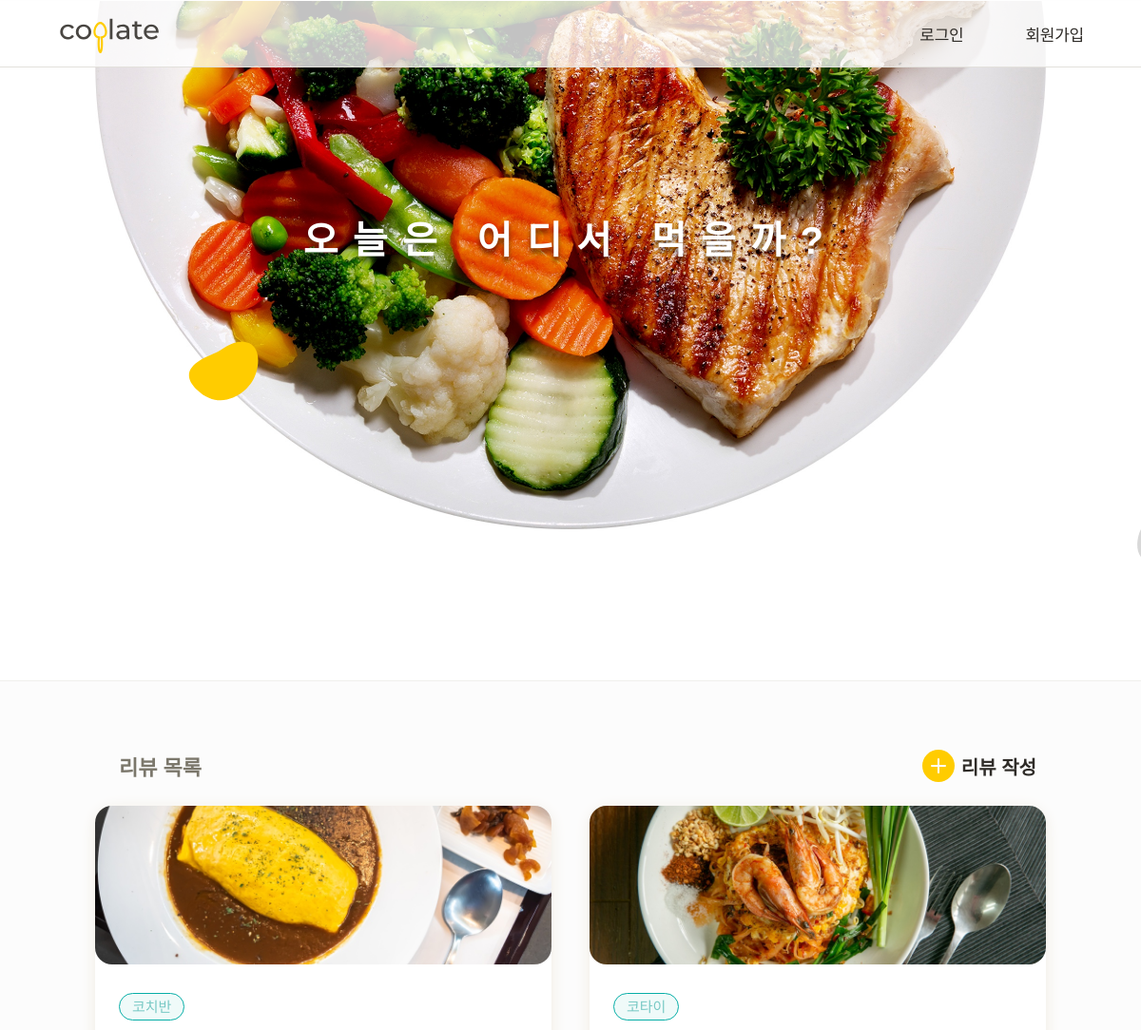
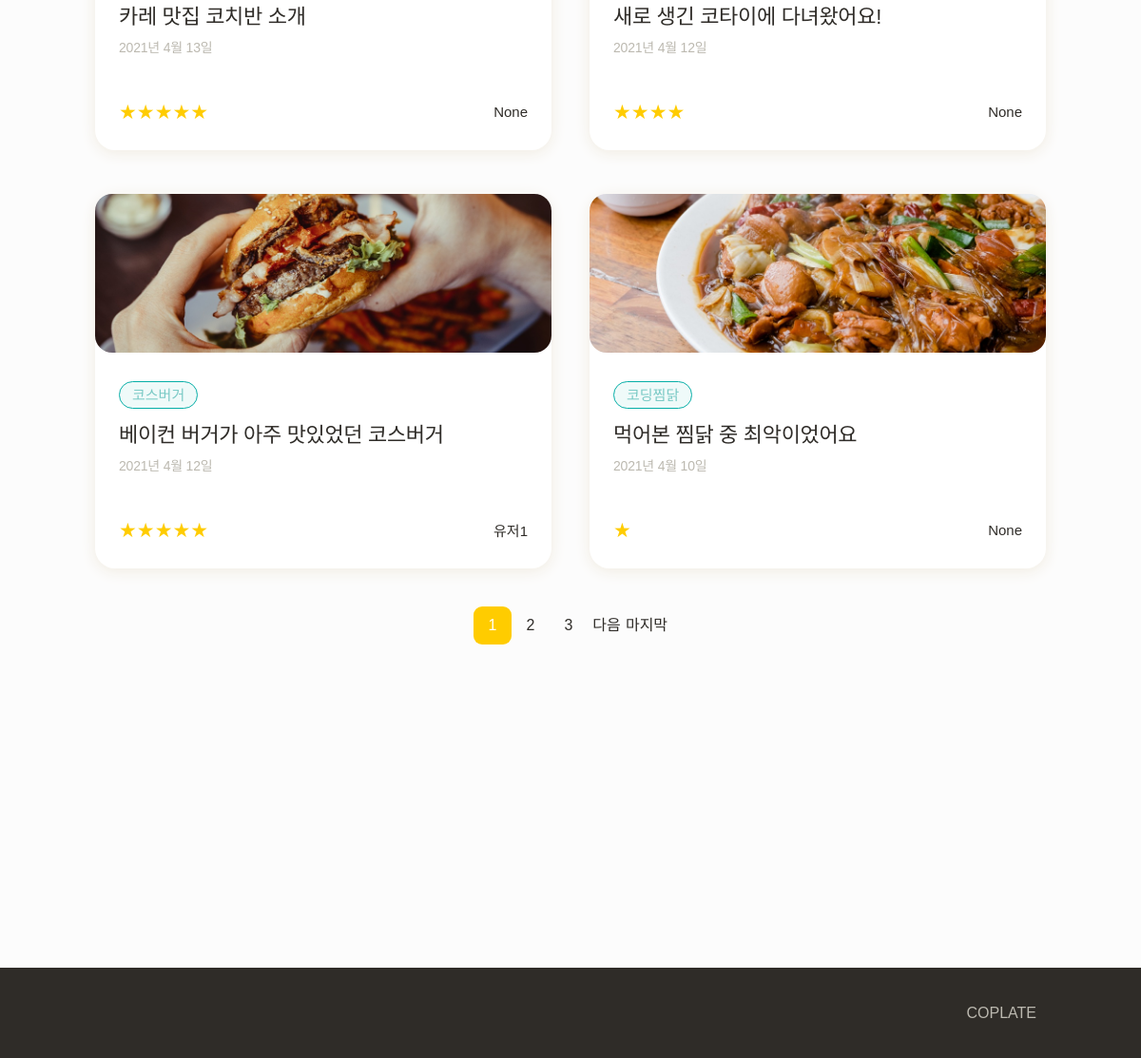
The page / on the database its author committed (2 pictures, top to bottom).
### coplate/models.py (models this page shows, shortened)
class Review(models.Model):
    title = models.CharField(max_length=30)
    restaurant_name = models.CharField(max_length=20)
    restaurant_link = models.URLField(validators=[validate_rastaurant_link])
    RATING_CHOICES = [
        (1, 1),
        (2, 2),
        (3, 3),
        (4, 4),
        (5, 5),
    ]
    rating = models.IntegerField(choices=RATING_CHOICES)
    image1 = models.ImageField(upload_to='review_pics')
    image2 = models.ImageField(upload_to='review_pics', blank=True)
    image3 = models.ImageField(upload_to='review_pics', blank=True)
    content = models.TextField()
    dt_created = models.DateTimeField(auto_now_add=True)
    dt_updated = models.DateTimeField(auto_now=True)
    author = models.ForeignKey(User, on_delete=models.CASCADE)

class User(AbstractUser):
    nickname = models.CharField(
        max_length=15,
        unique=True,
        null=True,
        validators=[validate_no_special_characters],
        error_messages={"unique": "이미 사용중인 닉네임입니다."},
    )

### coplate/views.py (the view)
# urls.py: path("", views.IndexView.as_view(), name="index"),
class IndexView(ListView):
    model = Review
    template_name = "coplate/index.html"
    context_object_name = "reviews"
    paginate_by = 4
    ordering= ['-dt_created']

### coplate/templates/coplate/index.html (shortened to what this page needs)
{% extends "coplate_base/base_with_navbar.html" %}
{% block content %}
<main class="site-body">
  <div class="main-header">
    <div class="content">
      <div class="fg"></div>
      <h1>오늘은 어디서 먹을까?</h1>
    </div>
  </div>
  <div class="content-list max-content-width">
    <div class="header">
      <h2>리뷰 목록</h2>
      <a class="cp-ic-button circle newreview" href="#">리뷰 작성</a>
    </div>
      <div class="contents">
      {% for review in reviews %}
        <a href="#">
          <section class="cp-card content">
            <div class="thumb" style="background-image: url('{{review.image1.url}}');"></div>
            <div class="body">
              <span class="cp-chip green">{{review.restaurant_name}}</span>
              <h2 class="title">{{review.title}}</h2>
              <date class="date">{{ review.dt_created|date:"Y년 n월 j일"}}</date>
              <div class="metadata">
                <div class="review-rating">
                  <span class="cp-stars">
                    {% for i in ""|ljust:review.rating%}★{%endfor%}
                  </span>
                </div>
                <div class="review-author">
                  <span>{{review.author.nickname}}</span>
                </div>
              </div>
            </div>
          </section>
        </a>
      {% empty %}
        <p class="empty">아직 리뷰가 없어요 !</p>
      {% endfor %}
      </div>
      {% if is_paginated %}
        <footer>
          <ul class="pagination">
            {% for num in page_obj.paginator.page_range %}
              {% if page_obj.number == num %}
                <li class="current">{{ num }}</li>
              {% elif num > page_obj.number|add:'-3' and num < page_obj.number|add:'3' %}
                <li><a href="?page={{ num }}">{{ num }}</a></li>
              {% endif %}
            {% endfor %}
            {% if page_obj.has_next %}
              <li><a href="?page={{ page_obj.next_page_number }}">다음</a></li>
              <li><a href="?page={{ page_obj.paginator.num_pages }}">마지막</a></li>
            {% endif %}
          </ul>
        </footer>
      {% endif %}
  </div>
</main>
{% endblock content %}

### coplate/templates/coplate_base/base_with_navbar.html (shortened to what this page needs)
{% extends "coplate_base/base.html" %}
{% load static %}
{% block header %}
<header class="site-header navbar">
  <div class="content max-width">
    <a href="#">
      <img class="logo" src="{% static 'coplate/assets/coplate-logo.svg' %}" alt="Coplate Logo">
    </a>
    <nav>
      <ul class="navbar">
        {% if user.is_authenticated %}
          <li><a href="{% url "account_logout" %}">로그아웃</a></li>
        {% else %}
          <li><a href="{% url "account_login" %}">로그인</a></li>
          <li><a href="{% url "account_signup" %}">회원가입</a></li>
        {% endif %}
      </ul>
    </nav>
  </div>
</header>
{% endblock header %}
{% block footer %}
<footer class="site-footer">
  <div class="max-content-width content">
    <div>COPLATE</div>
  </div>
</footer>
{% endblock footer %}

### coplate/templates/coplate_base/base.html (shortened to what this page needs)
{% load static %}
<!DOCTYPE html>
<html lang="en" dir="ltr">
  <head>
    <link rel="stylesheet" type="text/css" href="{% static 'coplate/styles/style.css' %}">
    <link rel="stylesheet" type="text/css" href="{% static 'coplate/styles/theme.css' %}">
  </head>
  <body>
    {% block header %}{% endblock header %}
    {% block content %}{% endblock content %}
    {% block footer %}{% endblock footer %}
  </body>
</html>

### coplate/static/coplate/styles/style.css (style rules this page uses)
:root { --border: #e3e1dc; --max-width: 1100px; --max-content-width: 1000px; --body-background: #fcfcfc; --site-header-background: rgba(255, 255, 255, 0.76); --navbar: #2f2c28; --site-footer: #bcb9b0; --site-footer-background: #2f2c28; --account-link: #ffcc00; --content-list-contet-date: #bcb9b0; --main-header-background: #fff; --main-header-height: 565px; --main-header-border: #f0efec; --main-header: #fff; --content-list-sub-heading: #7b776b; --content-list-pagination-current: #fff; --content-list-pagination-current-bg: #ffcc00; --review-detail-date: #bcb9b0; --review-detail-side-padding: 8px; --profile-header-edit: #7b776b; --file-content-border: #cccac3; --file-content-background: #fff; }
body { display: flex; min-height: 100vh; flex-direction: column; margin: 0; background-color: var(--body-background); word-break: keep-all; }
body > .site-body { flex: 1 1; }
.site-header.navbar { background-color: var(--site-header-background); border-bottom: solid 1px var(--border); position: sticky; top: 0; left: 0; right: 0; z-index: 2; }
.site-header .content, .site-footer .content { margin: 0 auto; padding: 0 10px; }
.site-header .content { display: flex; height: 70px; justify-content: space-between; align-items: center; }
.site-header .logo { width: 110px; }
ul.navbar { display: flex; margin: 0; padding: 0; list-style: none; }
ul.navbar li ~ li { margin-left: 65px; }
ul.navbar li { font-size: 17px; letter-spacing: -0.26px; color: var(--navbar); }
.site-body { width: 100%; }
.site-footer { color: var(--site-footer); background-color: var(--site-footer-background); }
.site-footer .content { display: flex; justify-content: space-between; align-items: center; min-height: 95px; }
.max-width { max-width: var(--max-width); width: 100%; }
.max-content-width { max-width: var(--max-content-width); width: 100%; }
.content-list { margin: 72px auto 340px; }
.content-list .header { display: flex; justify-content: space-between; align-items: center; margin: 25px 10px 25px 25px; }
.content-list .header h2 { font-size: 22px; color: var(--content-list-sub-heading); margin: 0; }
.content-list .contents { display: grid; grid-template-columns: repeat(2, minmax(0, 1fr)); gap: 46px 40px; }
.content-list .content { min-width: auto; }
.content-list .content .thumb { display: block; height: 167px; border-radius: 18px; background-position: center; background-size: cover; }
.content-list .content .body { padding: 30px 25px; }
.content-list .content .title { font-size: 22px; font-weight: normal; line-height: 33px; letter-spacing: -0.33px; margin: 11px 0 5px; overflow: hidden; white-space: nowrap; text-overflow: ellipsis; }
.content-list .content .date { font-size: 14px; letter-spacing: -0.21px; color: var(--content-list-contet-date); }
.content-list .content .metadata { margin-top: 48px; display: flex; justify-content: space-between; align-items: center; }
.content-list .pagination { display: flex; justify-content: center; margin: 40px 0; padding: 0; list-style: none; }
.content-list .pagination li { min-width: 40px; height: 40px; line-height: 40px; text-align: center; }
.content-list .pagination li.current { border-radius: 9px; background-color: var(--content-list-pagination-current-bg); color: var(--content-list-pagination-current); }
.main-header { margin-top: -70px; border-bottom: 1px solid var(--main-header-border); background-color: var(--main-header-background); position: relative; }
.main-header .content { display: flex; flex-direction: column; justify-content: center; align-items: center; max-width: 1000px; width: 100%; margin: 0 auto; background-size: contain; background-repeat: no-repeat; background-position: top; background-image: url("../assets/main-bg.jpg"); }
.main-header .content > h1 { margin: 220px 10px 437px; text-shadow: 0 5px 5px rgba(0, 0, 0, 0.5); font-size: 40px; letter-spacing: 15.4px; text-align: center; word-break: keep-all; color: var(--main-header); position: relative; z-index: 1; }
.main-header .fg { position: absolute; top: 0; left: 0; right: 0; bottom: 0; z-index: 0; background-repeat: no-repeat; background-position: top; background-size: 1749px; background-image: url("../assets/main-fg.svg"); }
.review-author { display: flex; align-items: center; font-size: 15px; }
.review-rating { display: flex; justify-content: flex-end; align-items: center; }

### rows shown on the page
Review: image1 (picture), restaurant_name "코치반", title "카레 맛집 코치반 소개", dt_created "2021년 4월 13일", author.nickname "None"
Review: image1 (picture), restaurant_name "코타이", title "새로 생긴 코타이에 다녀왔어요!", dt_created "2021년 4월 12일", author.nickname "None"
Review: image1 (picture), restaurant_name "코스버거", title "베이컨 버거가 아주 맛있었던 코스버거", dt_created "2021년 4월 12일", author.nickname "유저1"
Review: image1 (picture), restaurant_name "코딩찜닭", title "먹어본 찜닭 중 최악이었어요", dt_created "2021년 4월 10일", rating 1 (drawn), author.nickname "None"

### other values the page prints
{{ num }} "1"
{{ num }} "2" "3"
